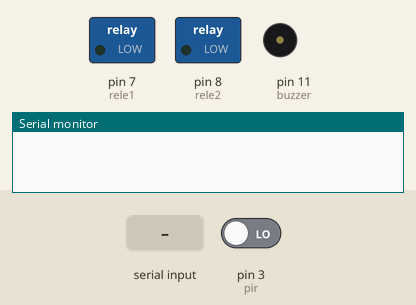
Recording of a sketch running on a simulated Arduino Uno, built with avr-gcc and run on an emulated ATmega328P. Parts: switched loads named in the sketch (green lamp = pin HIGH), buzzer (waves = sounding, pin HIGH), the last lines printed to the serial monitor. The inputs (shaded band) are chosen by the test bench; at power-on: pin 3 (pir) LOW.

Above: at 1.2 s.
1.3 s: "L" received over Serial
At 2.1 s:
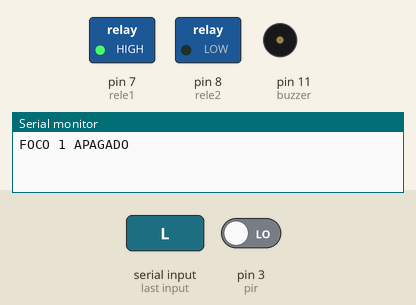
2.8 s: "R" received over Serial
At 3.3 s:
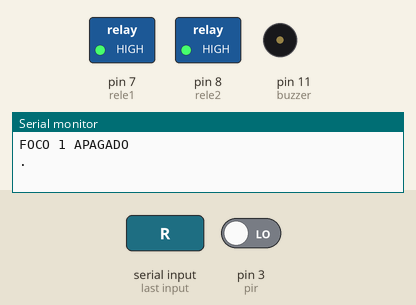
4.3 s: "S" received over Serial
6.3 s: "H" received over Serial
At 7.1 s:
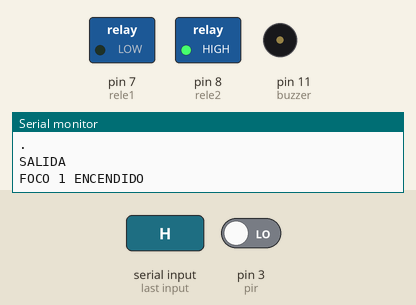
7.8 s: "E" received over Serial
At 8.3 s:
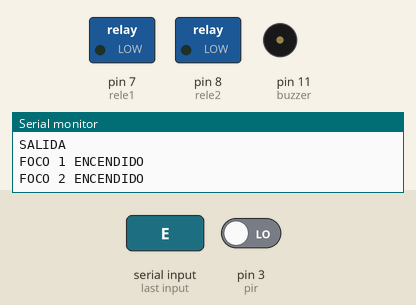
9.3 s: "A" received over Serial
At 10.6 s:
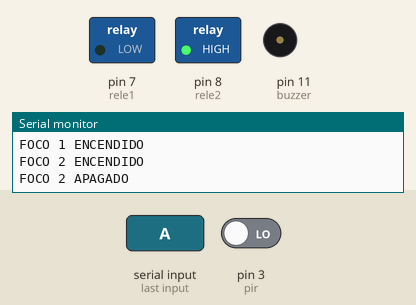
Timing chart, 0 to 11.8 s (numbered marks = the images above; inputs shaded):
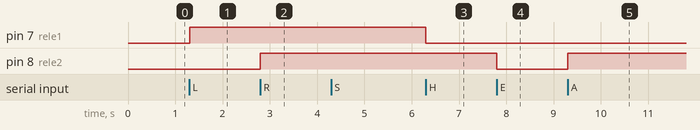

Measured:
- after the input at 1.3 s, pin 7 (rele1): LOW → HIGH at once
- after the input at 2.8 s, pin 8 (rele2): LOW → HIGH at once
- after the input at 6.3 s, pin 7 (rele1): HIGH → LOW at once
- after the input at 7.8 s, pin 8 (rele2): HIGH → LOW at once
- after the input at 9.3 s, pin 8 (rele2): LOW → HIGH at once

The sketch:

Foco_Multifuncion.ino
```cpp
int rele1 = 7;
int rele2 = 8;
int buzzer = 11;
int pir = 3;

void setup () {
  pinMode(rele1, OUTPUT); //rele1 como salida
  pinMode(rele2, OUTPUT); //rele2 como salida
  pinMode(buzzer, OUTPUT); //buzzer como salida
  pinMode(pir, INPUT);
  Serial.begin(9600); //Inicializo el puerto serial a 9600 baudios
}

void loop () {
  if (Serial.available()) { //Si está disponible el puerto serial
    char c = Serial.read(); //Guardamos la lectura en una variable char

    if (c == 'H') { //Si se digita en la consola la letra H el rele1 se encendera
      digitalWrite(rele1, LOW);
      Serial.println("FOCO 1 ENCENDIDO");

    } else if (c == 'L'){ //Si se digita en la consola la letra L el rele1 se apagara
      digitalWrite(rele1, HIGH);
    Serial.println("FOCO 1 APAGADO");

  } else if (c == 'E') { //Si se digita en la consola la letra E el rele2 se encendera
    digitalWrite(rele2, LOW);
    Serial.println("FOCO 2 ENCENDIDO");

  } else if (c == 'A') { //Si se digita en la consola la letra 'A' el rele2 se apagara
    digitalWrite(rele2, HIGH);
    Serial.println("FOCO 2 APAGADO");

  } else while (c == 'R') { //Si se digita en la consola la letra 'R' entrara al bucle infinito
      int valor = digitalRead(pir);
      if (valor == HIGH) {
        Serial.println("¿Quien anda ahí?"); //Se muestra en la consola cada segundo el mensaje "¿Quien anda ahí?"
        digitalWrite(rele2, LOW);
        digitalWrite(buzzer, HIGH);
        tone(buzzer, 2603, 600);
        tone(buzzer, 4603, 300);
        delay(1000);

      } else { //Si no hay movimiento se mandara en consola una linea de puntos

        char j = Serial.read(); //Guardamos la lectura en una variable char

        if (j == 'S') { //Si se digita en la consola la letra 'S' se saldra del bucle
          Serial.println("SALIDA"); //Se muestra en consola el mensaje "SALIDA"
          break;
        }
        Serial.println("."); //Se muestra en la consola cada segundo un punto
        digitalWrite(rele2, HIGH); //El rele2 se mantiene apagado mientras no hay movimiento
        digitalWrite(buzzer, LOW); //El buzzer se mantiene apagado mientras no hay movimiento

      }
      delay(1000);
    }
}
}
```
